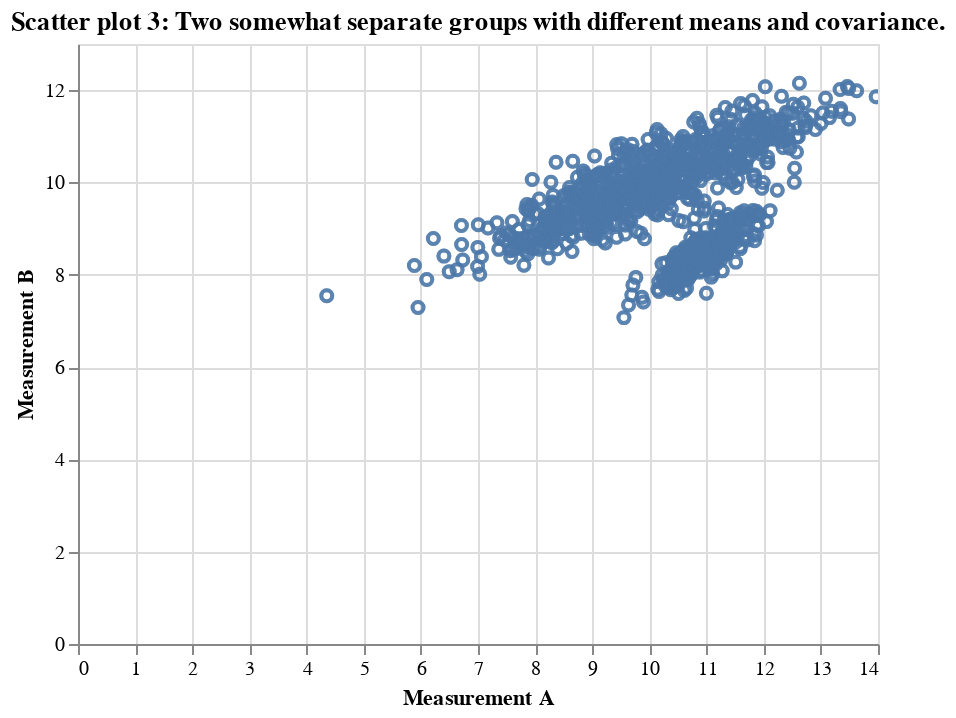

The notebook cell this image was saved under:
### Code cell
import pandas as pd
import altair as alt
import numpy as np

df = pd.read_pickle('example8.pkl')
selection = alt.selection_interval(bind='scales')

alt.Chart(df).transform_fold(
    ['Measurement A', 'Measurement B'],
    as_=['Experiment', 'Measurement']
).mark_point().encode(
    x='Measurement A',
    y='Measurement B'
).properties(
    title=['Scatter plot 3: Two somewhat separate groups with different means and covariance.'
          ]
).add_selection(
    selection
)

### Figure 1 — Vega-Lite specification as saved in the notebook (floating-point values rounded to 4 significant figures; data arrays with more than 128 entries replaced by an {"elided": "..."} marker saying what was removed)
{"config": {"view": {"continuousWidth": 400, "continuousHeight": 300}}, "data": {"name": "data-2c330106cb3c15136015d37ba541f102"}, "mark": "point", "encoding": {"x": {"field": "Measurement A", "type": "quantitative"}, "y": {"field": "Measurement B", "type": "quantitative"}}, "selection": {"selector023": {"type": "interval", "bind": "scales"}}, "title": ["Scatter plot 3: Two somewhat separate groups with different means and covariance."], "transform": [{"fold": ["Measurement A", "Measurement B"], "as": ["Experiment", "Measurement"]}], "$schema": "https://vega.github.io/schema/vega-lite/v4.17.0.json", "datasets": {"data-2c330106cb3c15136015d37ba541f102": {"elided": "1000 records"}}}
